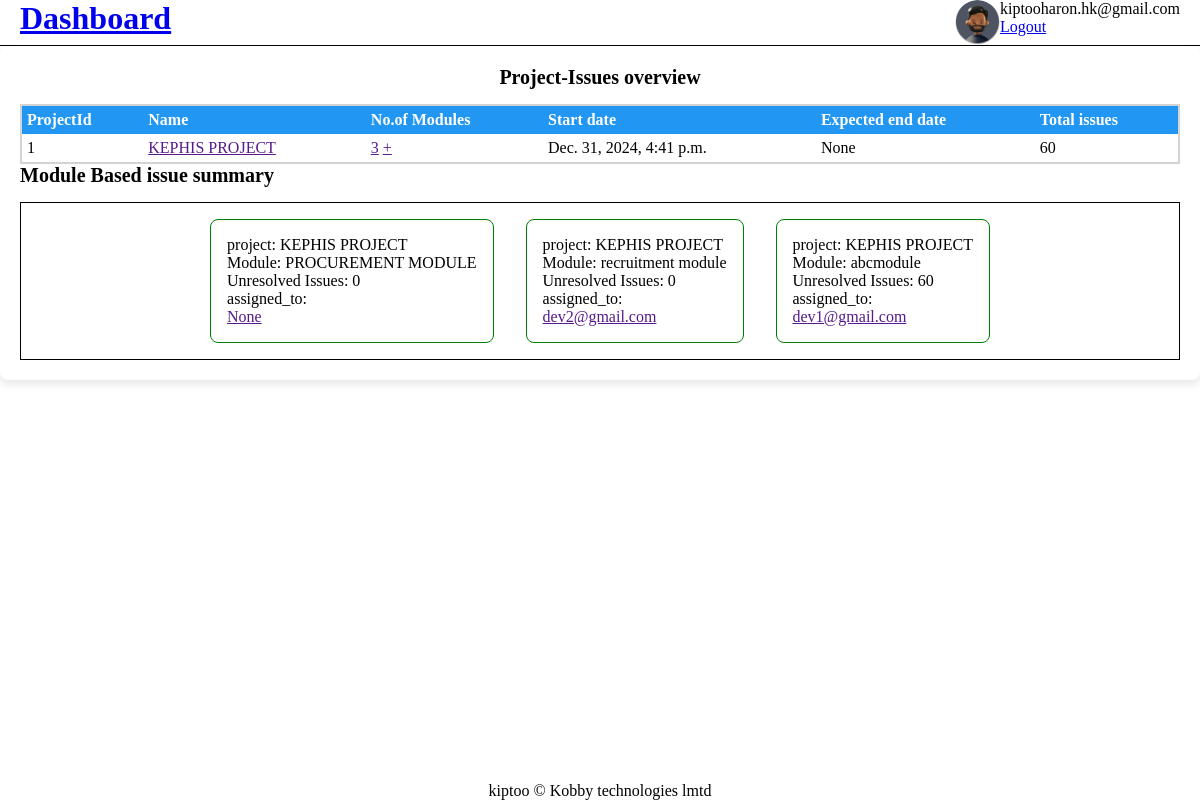
Page /projects/ (signed in) on the committed database.
### base/models.py (models this page shows, shortened)
class Project(models.Model):
    project_manager = models.ForeignKey(User, on_delete=models.SET_NULL, null=True, blank=True)
    project_title = models.CharField(max_length=30, blank=False)
    description = models.TextField()
    start_date = models.DateTimeField(auto_now=True)
    end_date = models.DateTimeField(blank=True,null=True)
    def __str__(self):
        return self.project_title

class Module(models.Model):
    assoc_project = models.ForeignKey(Project, on_delete=models.CASCADE)
    assigned_to = models.OneToOneField(User, on_delete=models.SET_NULL, null=True)
    title = models.CharField(max_length=30, blank=False)
    description = models.TextField(blank=False)
    expected_completion_date = models.DateTimeField(blank=True, null=True)
    def __init__(self, *args, **kwargs):
        super().__init__(*args, **kwargs)
        self.channel = "module_" + str(self.id) + "_channel"

### base/views.py (the view, shortened to what this page needs)
# urls.py: path('projects/', Projects.as_view(), name='projects'),
class Projects(LoginRequiredMixin, View):
    def get(self, request):
        all_projects = Project.objects.filter(project_manager=request.user)
        for project in all_projects:
            project.__setattr__('modules', Module.objects.filter(assoc_project=project).count())
            project.__setattr__('issues', Issue.objects.filter(module__in=Module.objects.filter(assoc_project=project)).count())
        modules = Module.objects.filter(assoc_project__in=all_projects)
        for module in modules:
            module.__setattr__("issues", Issue.objects.filter(module=module).count())
        return render(request, 'projects.html', {'projects': all_projects, "modules": modules})

### templates/projects.html (shortened to what this page needs)
{% extends 'base.html' %}
{% load static %}
{% block head %}
<link rel=stylesheet href={% static 'css/dashboard_header.css' %}>
<link rel=stylesheet href={% static 'css/dashboard.css' %}>
<link rel=stylesheet href={% static 'css/project.css' %}>
{% endblock head %}
{% block body %}
<header>
  {% include 'header.html' %}
</header>
<main>
  <section id=projects-assgn>
   <table>
    <caption><h3>Project-Issues overview</h3></caption>
    <thead>
      <th>ProjectId</th>
      <th>Name</th>
      <th>No.of Modules</a></th>
      <th>Start date</th>
      <th>Expected end date</th>
      <th>Total issues</th>
    </thead>
    <tbody>
      {% for project in projects %}
      <tr>
          <td>{{project.id}}</td>
          <td class="project">
            <a href="">{{project.project_title}}</a>
          </td>
          <td><a href="">{{project.modules}}</a>  <a href="">+</a></td>
          <td>{{project.start_date}}</td>
          <td>{{project.end_date}}</td>
          <td>{{project.issues}}</td>
      </tr>
      {% endfor %}
    </tbody>
   </table>
  </section>
  <h3>Module Based issue summary</h3>
  <section id=projectassgn>
    {% for module in modules %}
      <div>
        <div>project: <span>{{module.assoc_project}}</span></div>
        <div>Module: <span>{{module.title}}</span></div>
        <div>Unresolved Issues: <span>{{module.issues}}</span></div>
        <div>assigned_to:<a href="">{{module.assigned_to}}</a></div>
      </div>
    {% endfor %}
  </section>
</main>
{% endblock body %}

### templates/header.html
{% load static %}
<h1><a href={% url 'home' %}>Dashboard</a></h1>
<figure>
  <img src={% static 'img/pp.png' %} alt="profile picture">
  <figcaption>
    <div id="username">{{user.username}}</div>
    <a href={% url 'logout' %}>Logout</a>
  </figcaption>
</figure>

### static/css/dashboard_header.css (style rules this page uses)
* { margin: 0; padding: 0; box-sizing: border-box; }
body > header { display: flex; justify-content: space-between; padding: 0 20px; border-bottom: solid 2px; }
header figure img { width: 45px; height: 45px; border-radius: 50%; object-fit: cover; }
figure { display: flex; }
#projectassgn { display: flex; justify-content: center; border: solid 1px; align-items: center; }
#projectassgn a { display: block; }
#projectassgn > div { border: solid 1px green; padding: 1em; margin: 1em; border-radius: 0.5em; }

### static/css/dashboard.css (style rules this page uses)
* { margin: 0; padding: 0; box-sizing: border-box; }
body > header { display: flex; justify-content: space-between; border-bottom: solid black 1px; padding: 0 20px }
header figure img { width: 45px; height: 45px; border-radius: 50%; object-fit: cover; }
figure { display: flex; }
main { flex-grow: 1; background-color: #ffffff; padding: 20px; border-radius: 8px; box-shadow: 0 4px 8px rgba(0, 0, 0, 0.1); }
main h3 { margin-bottom: 15px; font-size: 20px; }
section { display: flex; flex-wrap: wrap; }
table { width: 100%; border-collapse: collapse; border: solid 2px lightgray; }
table th, table td { padding: 5px; text-align: left; }
table th { background-color: #2196F3; color: white; }

### static/css/project.css (style rules this page uses)
.project { display: block; position: relative; }

### rows in the picture
Project: id "1", project_title "KEPHIS PROJECT", modules "3", start_date "Dec. 31, 2024, 4:41 p.m.", end_date "None", issues "60"
Module: assoc_project "KEPHIS PROJECT", title "PROCUREMENT MODULE", issues "0", assigned_to "None"
Module: assoc_project "KEPHIS PROJECT", title "recruitment module", issues "0", assigned_to "dev2@gmail.com"
Module: assoc_project "KEPHIS PROJECT", title "abcmodule", issues "60", assigned_to "dev1@gmail.com"

### other values in the picture
{{ user.username }} "kiptooharon.hk@gmail.com"
